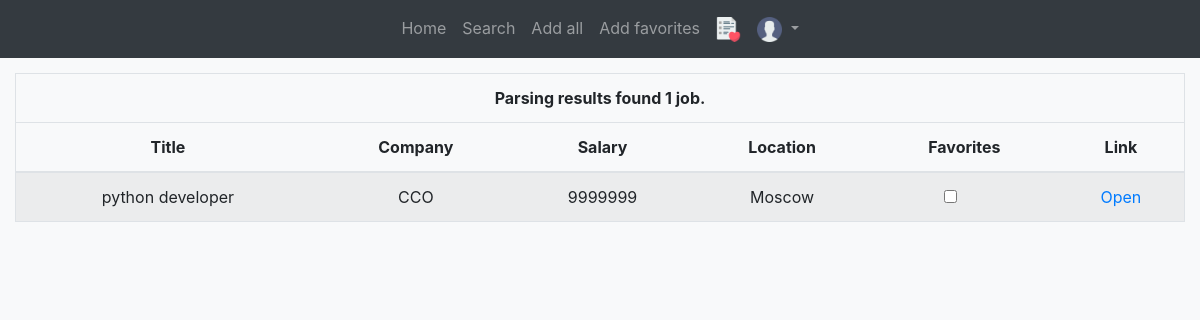
The page /parsing-result (signed in) on the database as committed earlier.
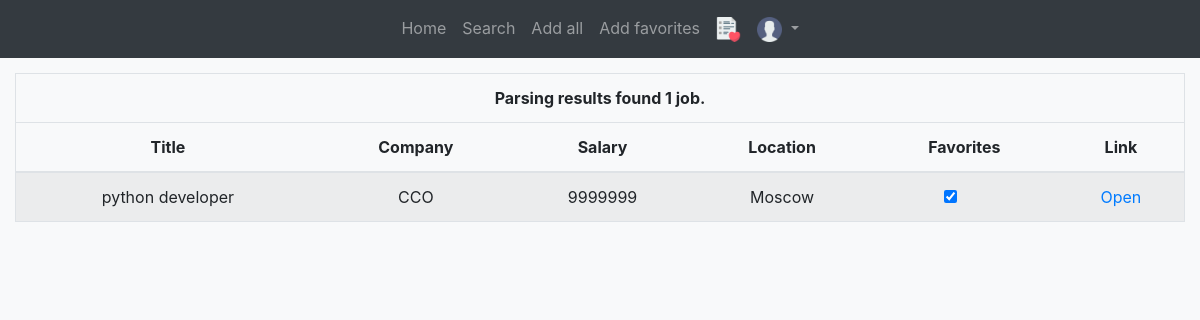
The same page on the database as committed later.
### app/models.py (models this page shows, shortened)
class TempJob(db.Model):
    __tablename__ = 'temp_vacancies'
    id = db.Column(db.Integer, primary_key=True)
    title = db.Column(db.String(80), nullable=False)
    company = db.Column(db.String(80), nullable=False)
    location = db.Column(db.String(80), nullable=False)
    salary = db.Column(db.Integer, nullable=False)
    link = db.Column(db.String(80), nullable=False)
    source = db.Column(db.String(80), nullable=False)
    status = db.Column(db.Boolean, index=True)

### app/views.py (the view)
@blueprint_app.route('/parsing-result')
@login_required
def parsing_result():
    count = TempJob.query.count()
    if count > ROWS_PAGINATOR:
        page = request.args.get('page', 1, type=int)
        temp_jobs = TempJob.query.paginate(page=page, per_page=ROWS_PAGINATOR)
        title = f'Parsing results {page} page'
        paginate = True
    else:
        temp_jobs = TempJob.query.all()
        title = 'Parsing results'
        paginate = False
    parametrs = {'paginate': paginate,
                 'jobs': temp_jobs,
                 'count': count}
    return render_template('parsing_result.html', title=title, parametrs=parametrs)

### app/models.py (called while the page is built)
@login.user_loader
def user_loader(user_id):
    user = User.query.get(int(user_id))
    if user is None:
        return
    return user

### app/templates/parsing_result.html (shortened to what this page needs)
{% extends 'base.html' %}
{% if parametrs.jobs is not none %}
{% block save %}
    <li class="nav-item">
        <a class="nav-link" href="/parsing-result/add-parsing-vacancies?param=all">
            Add all
        </a>
    </li>
    <li class="nav-item">
        <a class="nav-link" href="/parsing-result/add-parsing-vacancies?param=favorites">
            Add favorites
        </a>
    </li>
{% endblock %}
{% block page_content %}
    <div class="container col-12" style="margin-top:15px;">
        <table class="table table-striped table-hover border">
            <thead>
            <tr>
                <td align="center" colspan="6">
                <b>Parsing results found {{ parametrs.count }}
                    {% if parametrs.count == 1 %}
                        job.
                    {% else %}
                        jobs.
                    {% endif %}
                </b>
                </td>
            </tr>
            <tr>
                <th>Title</th>
                <th>Company</th>
                <th>Salary</th>
                <th>Location</th>
                <th>Favorites</th>
                <th>Link</th>
            </tr>
            </thead>
            <tbody>
            {% if parametrs.paginate %}
            {% for job in parametrs.jobs.items %}
            <tr>
                <td>{{ job.title }}</td>
                <td>{{ job.company }}</td>
                <td>{{ job.salary }}</td>
                <td>{{ job.location }}</td>
                <td>
                    <input id="{{job.id}}"
                           class="custom-control-input"
                           type="checkbox"
                           {% if job.status %}checked="y"{% endif %}
                           onclick="status_temp_vacancy({{job.id}})">
                </td>
                <td><a href="{{ job.link }}" target="_blank">Open</a></td>
            </tr>
            {% endfor %}
            {% else %}
            {% for job in parametrs.jobs %}
            <tr>
                <td>{{ job.title }}</td>
                <td>{{ job.company }}</td>
                <td>{{ job.salary }}</td>
                <td>{{ job.location }}</td>
                <td><input id="{{job.id}}"
                           class="form-check-input"
                           type="checkbox"
                           {% if job.status %}checked="y"{% endif %}
                           onclick="status_temp_vacancy({{job.id}})">
                </td>
                <td><a href="{{ job.link }}" target="_blank">Open</a></td>
            </tr>
            {% endfor %}
            {% endif %}
            </tbody>
        </table>
    </div><br>
{% endblock %}
{% endif %}

### app/templates/base.html (shortened to what this page needs)
<!DOCTYPE html>
<html>
    <head>
        <link rel="stylesheet" href="https://cdn.jsdelivr.net/npm/bootstrap@4.6.1/dist/css/bootstrap.min.css">
    </head>
    <body class="bg-light text-center">
        <nav class="navbar navbar-expand-lg navbar-dark bg-dark">
          <div class="collapse navbar-collapse justify-content-md-center" id="navbar">
            <ul class="navbar-nav">
              <li class="nav-item {% block HOMEPAGE %}{% endblock %}">
                <a class="nav-link" href="{{ url_for('blueprint_app.home') }}">
                  Home
                </a>
              </li>
              <li class="nav-item {% block SEARCHPAGE %}{% endblock %}">
                <a class="nav-link" aria-current="page" href="{{ url_for('blueprint_app.search') }}">
                  Search
                </a>
              </li>
              {% block save %}
              {% endblock %}
              {% if current_user.is_authenticated %}
                <li class="nav-item {% block FAVORITESPAGE %}{% endblock %}">
                  <a class="nav-link" aria-current="page" href="{{ url_for('blueprint_app.favorites') }}">
                    <img src="/static/img/favorites.png" alt="Favorites" vspace="0" align="center" height="25px">
                  </a>
                </li>
                <li class="nav-item dropdown {% block USERPAGE %}{% endblock %}">
                  <a class="nav-link dropdown-toggle" id="navbarDropdownMenuLink"
                    data-toggle="dropdown" aria-expanded="false">
                    <img src="/static/img/user.png" alt="Account" vspace="0" align="center" height="25px">
                  </a>
                </li>
              {% endif %}
            </ul>
          </div>
        </nav>
        {% block page_content %}
        {% endblock %}
      </body>
</html>

Rows that differ between the two databases and show on the page:
changed TempJob "python developer": status "☐" → "☑"
